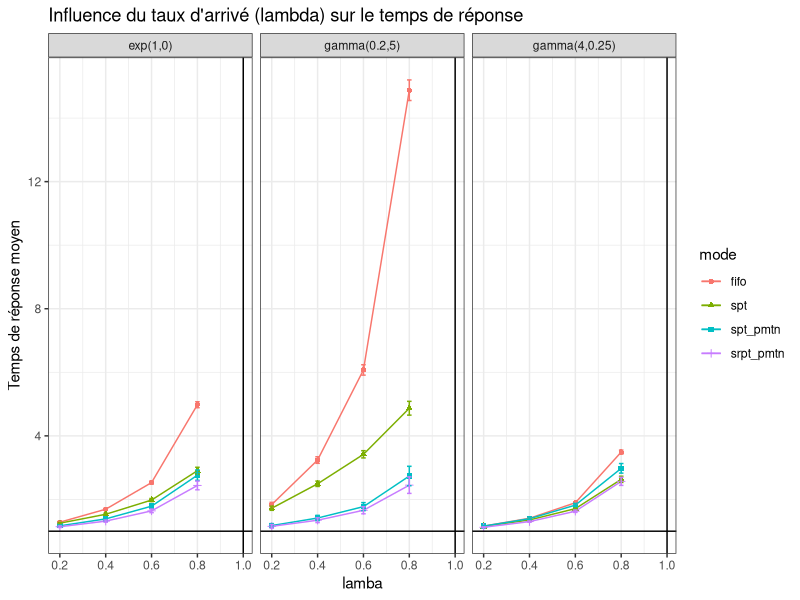
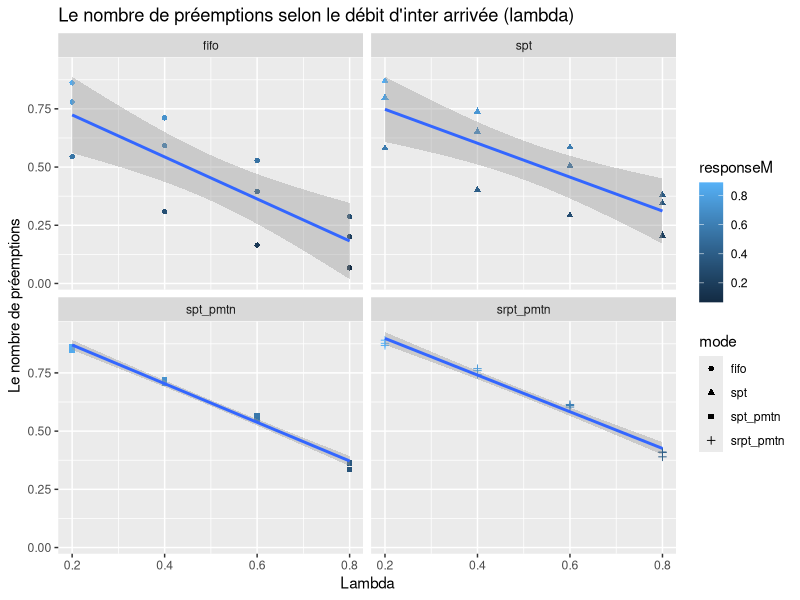
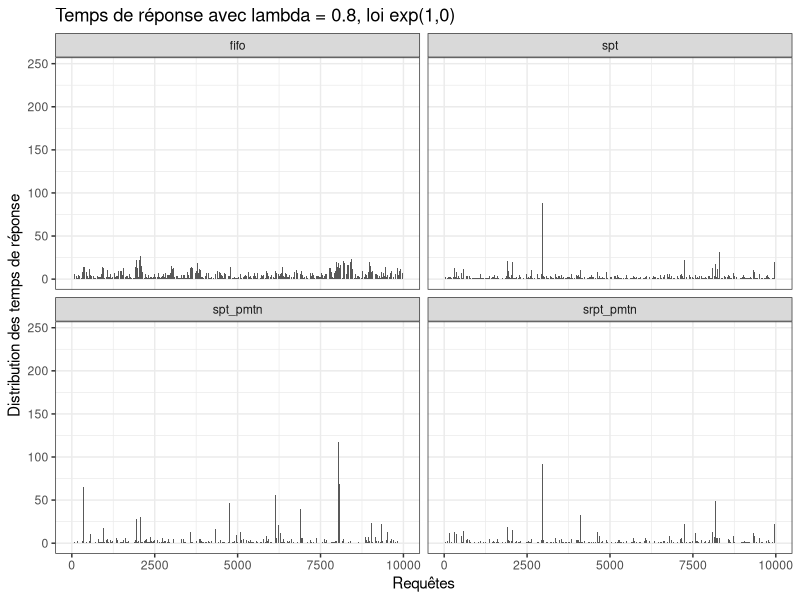
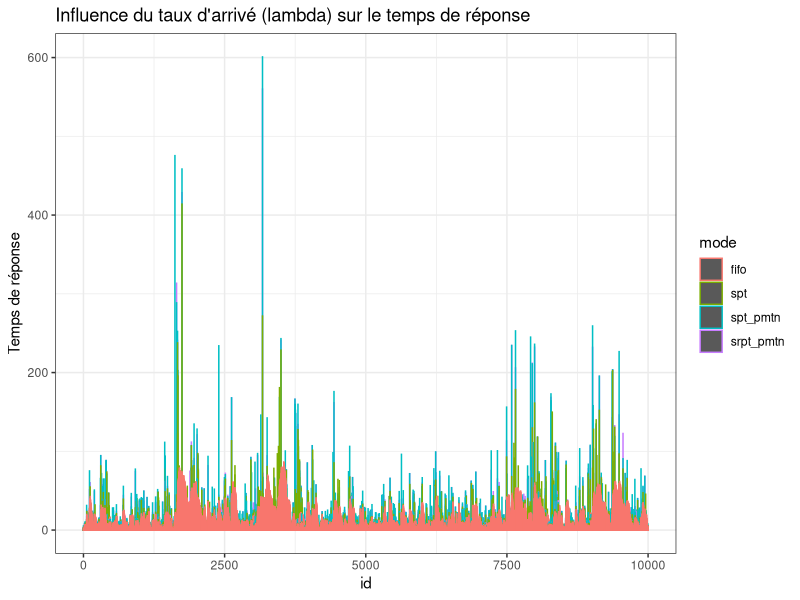

These charts were generated, in order, by the following R code:
## ---- chunk 1
#Libraries
library(plyr)
library(ggplot2)

## ---- chunk 2

Service <- function(n=1,typeservice,x,y) {
# genere un temps de service
  switch(typeservice,
         det = rep(1,n),
         uni = runif(n,x,y),
         gamma = rgamma(n,shape=x,scale=y),
         exp = rexp(n,x)
         )
}

FileLIFO <- function(n,lambda,typeservice,x,y,policy,seed=10) {
    # simulates a M/GI/1 LIFO queue with different preemption policy
    # parameters:
    #    n :  total number of jobs
    #    lambda : arrival rate
    #    typeservice : service law (det uni gamma exp)
    #    x ,y : parameters of the service law
    #    policy: npmtn, pmtn, pmtn_restart, pmtn_reset
    # return value:
    #    vector with response time of each task assuming the queue is initially empty
    set.seed(seed)                #in order to have the same time service each call with the same lambda, x, y
    A <- rexp(n,lambda)         # inter arrival
    t1 <- cumsum(A)             # arrival dates
    t2 <- rep(NA,n)             # completion dates
    S <- Service(n,typeservice,x,y) # initial service times
    
    #### Variables that define the state of the queue
    t = 0               # current time
    remaining = rep(NA,n)  # how much work remains to do for each task
    running = NA        # index of the currently running task
    waiting = c()       # stack with tasks which have arrived or have not been completed yet
    next_arrival = 1    # index of the next task to arrive
    sys_vide = 0        # by curiosity let's count the number of times the system is empty
    sys_interrupted = 0 # by curiosity let's count the number of times the system is interrupted
    used = rep(0, n)    # by curiosity let's count the total of time used by a process (including its restart)
    waiting_length = rep(NA,n)  # by curiosity let's save the preemptions for counting them later
    
    
    #### A few useful local functions 
    run_task = function() { # runs the last task of the waiting list
      #if there is still a process in the stack to run, we take the last one in
    
      if(length(waiting)>0) {
      
    #print("arrivals")
    #print(t1)

        index = length(waiting)
        #waiting_length[next_arrival-1] <<- index
        #At first affectation it takes S[running], but after remaining[running] is returned
        for(i in 1:length(waiting)) {
        #For some reason multiple process can be pushed in waiting with one call to push function, causing troubles
        #Moreover this issue, may engage other strange behaviors such as 
            request = waiting[i] #it unstacks the last process received to update its remainning time
            remaining[request] <<- min(S[request],remaining[request],na.rm=T)
        }

        #print("index") 
        #print(length(waiting))
        #print("queue") 
        #print(waiting)
    
        #return the waiting index of the process with a minimum remaining time > 0 : depending on the policy chosen
        switch(policy,
                        srpt_pmtn = 
                          { #we elect the min between the new and current request by comparing their remaining time
                            if (index >= 2) { 
                              if (remaining[waiting[index-1]] <= remaining[waiting[index]]) 
                                index = (index - 1)
                            }
                          },
                       
                        spt_pmtn = 
                          { #we elect the min between the new and current request by comparing their service time
                            if (index >= 2) { 
                              if (S[waiting[index-1]] <= S[waiting[index]]) 
                                index = (index - 1)
                            }
                          },
                       
                        spt = 
                          { #we elect the first shortest remaining time process, among all the waiting processes
                            min_process = which(remaining==min(remaining[remaining>0], na.rm=T))
                            
                            #print("spt ")
                            #print(min_process)
                            #print(remaining)
                            
                            index = (which(waiting == min_process)) #[1]
                          },
                        
                        fifo = 
                          { #we elect the first arrived
                            
                            #print("fifo ")
                            #print(remaining)
                            
                            index = 1
                          },
                         {
                           print ("Default case --> Error")
                         }
                )

      
        running <<- waiting[index]        
        waiting <<- waiting[-index] #renvoie le tableau privé de l'element a la position index 
      }
    }

    push_task = function() { # insert the next_arrival-th task to the waiting list
                             # and run it if there is preemption
      if(policy != "spt" && policy != "fifo") {
        #It is preemptif
        if(!is.na(running)) {
          #if a process is running, we stack him because we are in preemption mode, and then stack also the next arrival. 
          waiting <<- c(waiting,running) #it stacks the current process, if t==t1[next_arrival]
        }
        running <<- NA #We set it to NA as if no process is running
      }
      #preemptif or not we stack the next arrival
      waiting <<- c(waiting,next_arrival)
      next_arrival <<- next_arrival+1 
      if(is.na(running)) { run_task() } #if it was preemtpif let run the next arrival, by unstack it
    }

    #### Main simulation loop
    while(TRUE) { 
      #dt is the time we will minus the remaning running process time
      # Look for next event
      dt = NA
      #have we reached the number max of process arrival ?
      if(next_arrival <=n) { dt = min(dt ,(t1[next_arrival]-t), na.rm=T ) } #dt=t1[..]-t it's a bit akward to take the min with dt because NA are deleted. Notice that t1[next_arrival]-t=dt is the next process arrival time - current time. So this is the elapsed time
      
      #is some process running ? if so, we finish executing it if its remaining time is lower than the delta time of the next arrival
      if(!is.na(running))  { dt = min(dt,remaining[running], na.rm=T) }
      
      #we've reached the max of process (no next arrival) and no process is running, we take off
      if(is.na(dt)) { break }
      
      # Update state
      t=t+dt
      if(!is.na(running)) { 
        # if a process is running, we subtract him dt time
        remaining[running] = remaining[running] - dt
        used[running] = used[running] + dt
        if(remaining[running]<=0) {
          #if the process is finished, we note the finish time
          t2[running] = t
          running = NA
          
          #the process is finished, it unstacks the last process and it launchs it depending on the policy chosen (resume, restart, restart with lower time), and affect remaining[running] to the corresponding time service
          run_task()
        }
      }
      
      if((next_arrival<=n) & (t==t1[next_arrival])) {
        #if this is time for the next arrival
        push_task() #insert the next_arrival task to the waiting list and run it if there is preemption
      }
      
    }
    
    #count the number of times the system is empty
    for(i in 2:n) {
      if ( t1[i]>t2[i-1]) {
        sys_vide = sys_vide + 1
      }
    }
    
    list (jobs = data.frame(arrival = t1, completion=t2, service=used, theoricService=S, response=(t2-t1), wl = waiting_length), 
          sys_vide = sys_vide)
}    

## ---- chunk 3

lambda_min  = 0.1
lambda_max  = 0.95
lambdas     = c(.2, .4, .6, .8) #seq(lambda_min, lambda_max, step)
step        = 0.05
n           = 10000
x           = 1
y           = 1
policies    = c("srpt_pmtn","spt_pmtn", "spt", "fifo")

laws        = data.frame()
laws        = rbind(laws, data.frame(name="exp(1,0)", fun="exp", x=1, y=0))
laws        = rbind(laws, data.frame(name="gamma(4,0.25)", fun="gamma", x=4, y=0.25))
laws        = rbind(laws, data.frame(name="gamma(0.2,5)", fun="gamma", x=0.2, y=5))

df = data.frame()
for(law in 1:nrow(laws)) {
    for(lambda in lambdas) {
      for(policy in policies){ 
        route=FileLIFO(n, lambda, typeservice=as.character(laws[law,]$fun), laws[law,]$x, laws[law,]$y, policy)
        tmp=route$jobs
        tmp$mode = policy
        tmp$lambda = lambda
        tmp$id=1:length(tmp$arrival)
        tmp$law = laws[law,]$name
        tmp$n = n
        tmp$sys_vide = route$sys_vide
        tmp$sys_interrupted=(tmp$n-tmp$sys_vide)
        df = rbind(df, tmp)
     }
  }
}

library(plyr)
res = ddply(df, c("law", "mode", "lambda", "n", "sys_vide", "sys_interrupted"), summarize, serviceM= mean(service), sd_service=sd(service), responseM=mean(response), sd_response=sd(response))

## ---- chunk 4
ggplot(data=res, aes(x = lambda, y = responseM, color = mode, shape = mode)) + 
  geom_line() +
  geom_point() + 
  geom_errorbar(width = 0.02, aes(x = lambda, y = responseM, ymin = responseM - 2 * sd_response/sqrt(n), ymax = responseM + 2 * sd_response/sqrt(n))) + 
  geom_vline(xintercept = 1) +
  geom_hline(yintercept = 1) +
  theme_bw() +
  facet_wrap(~law) +
  xlab("lamba") +
  ylab("Temps de réponse moyen") +
  ggtitle("Influence du taux d'arrivé (lambda) sur le temps de réponse")
## ---- chunk 5
library(plyr)
res2 = ddply(df, c("law", "mode", "lambda", "n"), summarize, responseM= 1/mean(response))

## ---- chunk 6
#mean = ddply(res, c("lambda"), summarize, sys_int= mean(sys_interrupted))
#geom_smooth(data=mean, (aes(y=sys_int)), method="lm")
reg = res2[res2$law=="gamma(0.2,5)" & res2$mode=="fifo",]
coef(lm(data=reg, reg$responseM ~ reg$lambda))

ggplot(data=res2, aes(x=lambda) )+
  geom_point(aes (y=responseM, colour=responseM, shape=mode)) +
  geom_smooth(data=res2, (aes(y=responseM)), method="lm")+
  facet_wrap(~mode) +
  xlab("Lambda") +
  ylab("Le nombre de préemptions") +
  ggtitle("Le nombre de préemptions selon le débit d'inter arrivée (lambda) ")

## ---- chunk 7

ggplot(data=df[df$law=="exp(1,0)" & df$lambda==0.8,], aes(x = id)) + 
  geom_bar(stat="identity", position="identity", aes(y=response)) + 
  theme_bw() +
  xlab("Requêtes") +
  facet_wrap(~mode) + 
  ylab("Distribution des temps de réponse") +
  ggtitle("Temps de réponse avec lambda = 0.8, loi exp(1,0)")

## ---- chunk 8

ggplot(data=df[df$lambda==0.8,], aes(x = id, color = mode, shape = mode)) + 
  geom_bar(stat="identity", position="identity", aes(y=response)) + 
  theme_bw() +
  xlab("id") +
  ylab("Temps de réponse") +
  ggtitle("Influence du taux d'arrivé (lambda) sur le temps de réponse")

